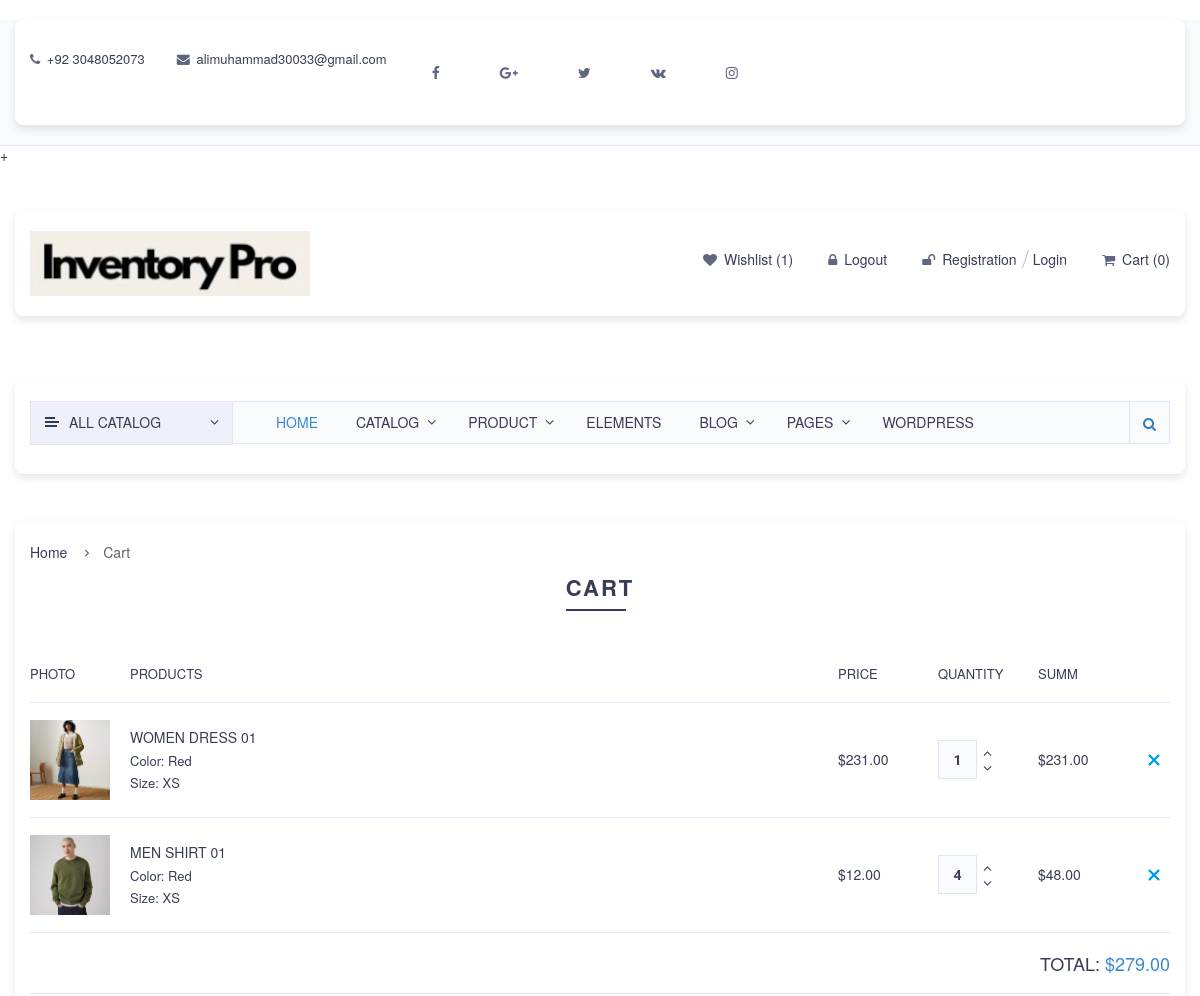
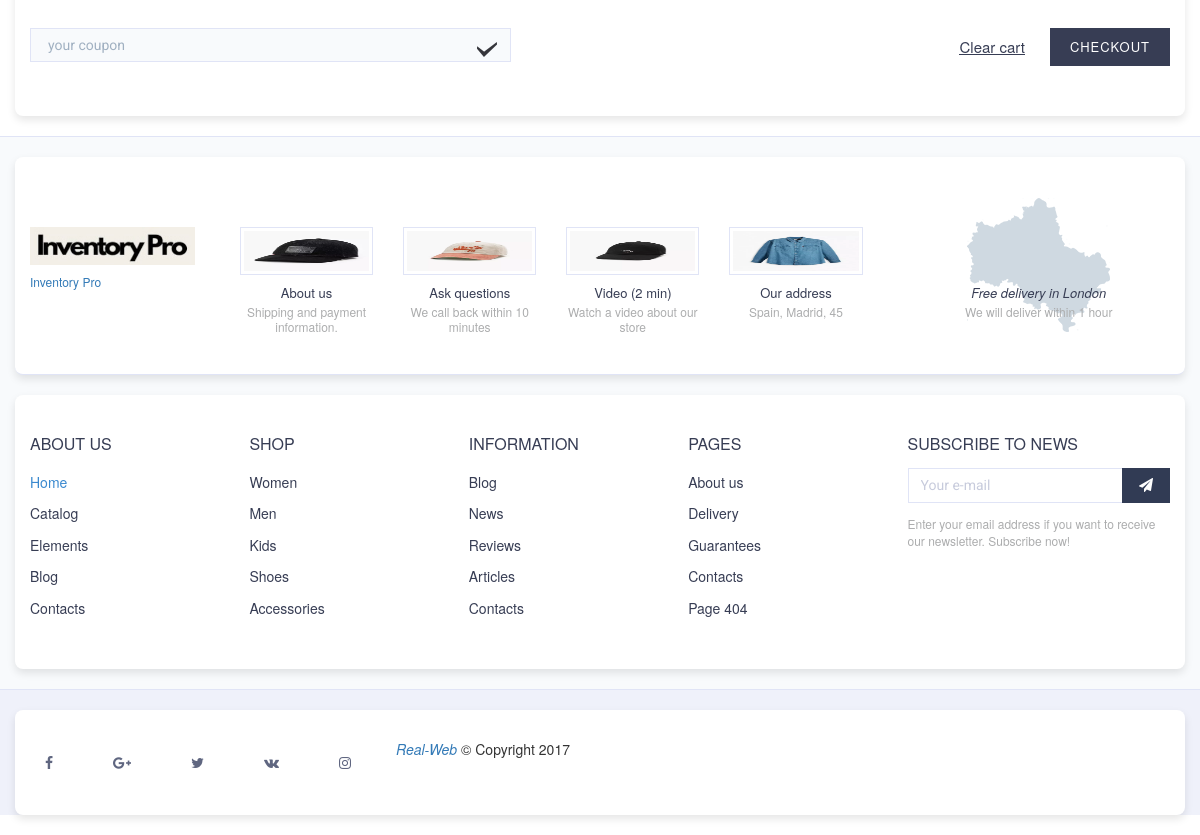
The page /cart/ (signed in) on the database its author committed (2 pictures, top to bottom).
### inventory_manager_app/models/cart.py (models this page shows, shortened)
class CartItem(CreateUpdateMixIn):
    cart = models.ForeignKey(Cart, related_name='items', on_delete=models.CASCADE)
    product = models.ForeignKey(Product, related_name='cart_items', on_delete=models.CASCADE)
    quantity = models.PositiveIntegerField(default=1)
    @property
    def total_price(self):
        return self.product.price * self.quantity

class Cart(CreateUpdateMixIn):
    user = models.ForeignKey(User, related_name='cart', on_delete=models.CASCADE, null=True, blank=True)
    @property
    def total_price(self):
        return sum(item.total_price for item in self.items.all())

### inventory_manager_app/models/product_image.py (models this page shows)
class ProductImage(CreateUpdateMixIn):
    product = models.ForeignKey(Product, on_delete=models.CASCADE, related_name="products_image")
    category_image = models.ImageField(upload_to="products")

### inventory_manager_app/models/product.py (models this page shows, shortened)
class Product(CreateUpdateMixIn):
    product_id = models.AutoField(primary_key=True)
    product_name = models.CharField(max_length=255)
    slug = models.SlugField(unique=True, blank=True, null=True)
    category = models.ForeignKey(Category, on_delete=models.CASCADE, related_name="Products")
    description = models.TextField(null=True, blank=True)
    price = models.DecimalField(max_digits=10, decimal_places=2)
    stock_quantity = models.IntegerField()
    reorder_level = models.IntegerField(default=0)
    suppliers = models.ManyToManyField(Supplier, related_name="products")
    color_variant = models.ManyToManyField(ColorVariant, blank=True)
    size_variant = models.ManyToManyField(SizeVariant, blank=True)

### inventory_manager_app/views/cart.py (the view)
def cartPage(request):
    print('inside cart page')
    if request.user.is_authenticated:
        cart, created = Cart.objects.get_or_create(user=request.user)
        cartItems = cart.items.all()
    else:
        order = {'total_price': 0}
        cartItems = order['total_price']
    context = {"cartItems": cartItems, "cart": cart}
    return render(request, 'cart/cart_list1.html', context)

### inventory_manager_app/templates/cart/cart_list1.html (shortened to what this page needs)
{% extends "layouts/index.html" %}
{% load static %}
{% block content %}
    <section class="container stylization maincont">
        <ul class="b-crumbs">
            <li>
                <a href="index.html">
                    Home
                </a>
            </li>
            <li>
                <span>Cart</span>
            </li>
        </ul>
        <h1 class="main-ttl"><span>Cart</span></h1>
        <form action="#">
            <div class="cart-items-wrap">
                <table class="cart-items">
                    <thead>
                    <tr>
                        <td class="cart-image">Photo</td>
                        <td class="cart-ttl">Products</td>
                        <td class="cart-price">Price</td>
                        <td class="cart-quantity">Quantity</td>
                        <td class="cart-summ">Summ</td>
                        <td class="cart-del">&nbsp;</td>
                    </tr>
                    </thead>
                    <tbody>
                      {% for cartItem in cartItems %}
                    <tr>
                        <td class="cart-image">
                              {% with cartItem.product.products_image.first as first_image %}
					  {% if first_image %}
                            <a href="product.html">
                                <img src="{{ first_image.category_image.url }}" alt="Similique delectus totam">
                            </a>
                 {% endif %}
                {% endwith %}
                        </td>
                        <td class="cart-ttl">
                            <a href="product.html">{{cartItem.product.product_name}}</a>
                            <p>Color: Red</p>
                            <p>Size: XS</p>
                        </td>
                        <td class="cart-price">
                            <b>${{cartItem.product.price}}</b>
                        </td>
                        <td class="cart-quantity">
                            <p class="cart-qnt">
                                <input value="{{ cartItem.quantity }}" type="text">
                                <a data-product={{cartItem.product.product_id}} data-action ="add"  href="#" class="cart-plus update-cart"><i class="fa fa-angle-up"></i></a>
                                <a data-product={{cartItem.product.product_id}} data-action ="remove"  href="#" class="cart-minus update-cart"><i class="fa fa-angle-down"></i></a>
                            </p>
                        </td>
                        <td class="cart-summ">
                            <b>${{cartItem.total_price}}</b>
                        </td>
                        <td class="cart-del">
                            <a href="#" class="cart-remove"></a>
                        </td>
                    </tr>
                    {% endfor %}
                    </tbody>
                </table>
            </div>
            <ul class="cart-total">
                <li class="cart-summ">TOTAL: <b>${{ cart.total_price }}</b></li>
            </ul>
            <div class="cart-submit">
                <div class="cart-coupon">
                    <input placeholder="your coupon" type="text">
                    <a class="cart-coupon-btn" href="#"><img src="img/ok.png" alt="your coupon"></a>
                </div>
                <a href="{% url 'inventory_manager_app:order-summary' %}" class="cart-submit-btn">Checkout</a>
                <a href="#" class="cart-clear">Clear cart</a>
            </div>
        </form>
    </section>
{% endblock %}

### public/static/css/media.css (style rules this page uses)
@media only screen and (max-width : 1200px) { .cart-items-wrap .cart-items .cart-image { width: 100px; } }
@media only screen and (max-width : 1200px) { .cart-items-wrap .cart-items .cart-price, .cart-items-wrap .cart-items .cart-summ { width: 100px; } }
@media only screen and (max-width : 1200px) { .cart-items-wrap .cart-items .cart-quantity { width: 100px; } }

### rows shown on the page
CartItem: product.products_image.first.category_image (picture), product.product_name "WOMEN DRESS 01", product.price "231.00", quantity "1", total_price "231.00"
CartItem: product.products_image.first.category_image (picture), product.product_name "MEN SHIRT 01", product.price "12.00", quantity "4", total_price "48.00"
Cart: total_price "279.00"
